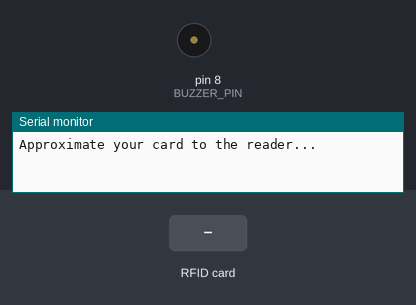
Recording of a sketch running on a simulated Arduino Uno, built with avr-gcc and run on an emulated ATmega328P. On the bench: buzzer (waves = sounding, pin HIGH), the last lines printed to the serial monitor. Inputs (shaded band) come from the test bench. Pins used as bus, display or sensor lines are not drawn.

Above: at 1.2 s.
1.3 s: RFID card 5E 7A 19 C4 held to the reader
At 2.3 s:
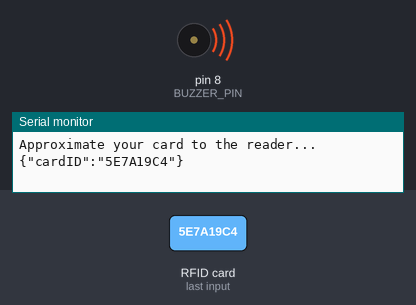
Timing chart, 0 to 4.3 s (numbered marks = the images above; inputs shaded):
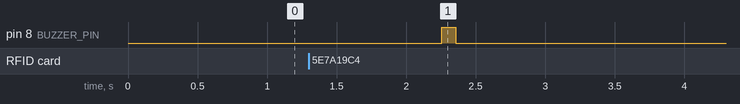

The sketch:

arduino_with_rfid.ino
```cpp
#include <SPI.h>
#include <MFRC522.h>
#include <ArduinoJson.h>

#define SS_PIN 10
#define RST_PIN 9
#define BUZZER_PIN 8  // Define the pin the buzzer is connected to

MFRC522 mfrc522(SS_PIN, RST_PIN);   // Create MFRC522 instance.

void setup() {
  Serial.begin(115200);   // Initiate a serial communication
  SPI.begin();            // Initiate  SPI bus
  mfrc522.PCD_Init();     // Initiate MFRC522
  pinMode(BUZZER_PIN, OUTPUT); // Set the buzzer pin as an output
  digitalWrite(BUZZER_PIN, LOW);  // Turn off the buzzer
  Serial.println("Approximate your card to the reader...");
  Serial.println();
}

void beepOnce() {
  digitalWrite(BUZZER_PIN, HIGH); // Turn on the buzzer
  delay(100); // Buzzer on for 100 milliseconds
  digitalWrite(BUZZER_PIN, LOW);  // Turn off the buzzer
}

void loop() {
  mfrc522.PCD_Reset();  // Reset the RFID reader
  mfrc522.PCD_Init();   // Reinitialize the reader
  if (mfrc522.PICC_IsNewCardPresent() && mfrc522.PICC_ReadCardSerial()) {
    StaticJsonDocument<200> doc;
    String cardId = "";
    for (byte i = 0; i < mfrc522.uid.size; i++) {
      cardId += String(mfrc522.uid.uidByte[i] < 0x10 ? "0" : "") + String(mfrc522.uid.uidByte[i], HEX);
    }

    cardId.toUpperCase();
    doc["cardID"] = cardId.c_str();
    serializeJson(doc, Serial); // Serialize JSON and send over serial
    // Serial.println(); // Ensure to end with a newline

    beepOnce(); // Beep the buzzer once when a card is scanned

    mfrc522.PICC_HaltA(); // Halt PICC
    mfrc522.PCD_StopCrypto1(); // Stop encryption on PCD
  }
  delay(1000);  // Add a delay to prevent continuous reading
}
```

Measured:
- after the input at 1.3 s, pin 8 (BUZZER_PIN): LOW → HIGH after 0.96 s, → LOW 0.10 s later
